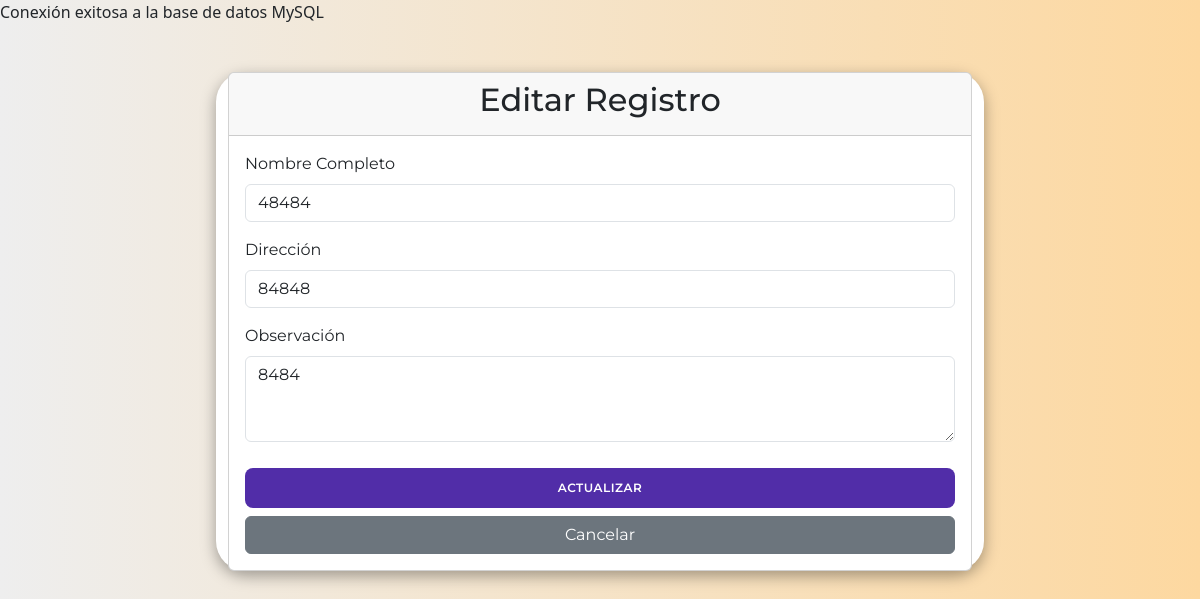
/editar.php?id=5, run on the app's committed database.
### tables this page shows
CREATE TABLE `tabla` (
  `id` int(11) NOT NULL AUTO_INCREMENT,
  `nombre_completo` varchar(255) DEFAULT NULL,
  `direccion` varchar(255) DEFAULT NULL,
  `observacion` varchar(500) DEFAULT NULL,
  PRIMARY KEY (`id`)
);

### editar.php (the view, shortened to what this page needs)
<?php
include 'conexion.php';
if (isset($_GET['id'])) {
    $id = $_GET['id'];
    $sql = "SELECT * FROM tabla WHERE id = ?";
    if ($stmt = mysqli_prepare($conn, $sql)) {
        mysqli_stmt_bind_param($stmt, "i", $id);
        mysqli_stmt_execute($stmt);
        $result = mysqli_stmt_get_result($stmt);
        $row = mysqli_fetch_assoc($result);
    }
}
?>
<!DOCTYPE html>
<html lang="es">
<head>
    <link href="https://cdn.jsdelivr.net/npm/bootstrap@5.3.0-alpha1/dist/css/bootstrap.min.css" rel="stylesheet">
    <link rel="stylesheet" href="https://cdnjs.cloudflare.com/ajax/libs/font-awesome/6.4.2/css/all.min.css">
    <link rel="stylesheet" href="style.css">
</head>
<body>
    <div class="container mt-5">
        <div class="card">
            <div class="card-header text-center">
                <h2>Editar Registro</h2>
            </div>
            <div class="card-body">
                <form action="editar.php" method="POST">
                    <div class="mb-3">
                        <label for="nombre_completo" class="form-label">Nombre Completo</label>
                        <input type="text" class="form-control" id="nombre_completo" name="nombre_completo" value="<?php echo $row['nombre_completo']; ?>" required>
                    </div>
                    <div class="mb-3">
                        <label for="direccion" class="form-label">Dirección</label>
                        <input type="text" class="form-control" id="direccion" name="direccion" value="<?php echo $row['direccion']; ?>" required>
                    </div>
                    <div class="mb-3">
                        <label for="observacion" class="form-label">Observación</label>
                        <textarea class="form-control" id="observacion" name="observacion" rows="3" required><?php echo $row['observacion']; ?></textarea>
                    </div>
                    <div class="d-grid gap-2">
                        <button type="submit" class="btn btn-primary">Actualizar</button>
                        <a href="index.php" class="btn btn-secondary">Cancelar</a>
                    </div>
                </form>
            </div>
        </div>
    </div>
</body>
</html>

### style.css (style rules this page uses)
* { margin: 0; padding: 0; box-sizing: border-box; font-family: 'Montserrat', sans-serif; }
body { background-color: #ffa734; background: linear-gradient(to right, #eeeeee, #fdd8a0); height: 100vh; }
.container { background-color: #fff; border-radius: 30px; box-shadow: 0 5px 15px rgba(0, 0, 0, 0.35); width: 768px; max-width: 100%; min-height: 480px; }
.container button { background-color: #512da8; color: #fff; font-size: 12px; padding: 10px 45px; border: 1px solid transparent; border-radius: 8px; font-weight: 600; letter-spacing: 0.5px; text-transform: uppercase; margin-top: 10px; cursor: pointer; }

### data on the page
tabla: nombre_completo "48484", direccion "84848", observacion "8484"
